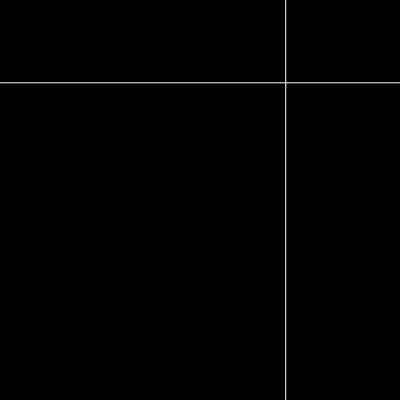
Frame 1 (no input)
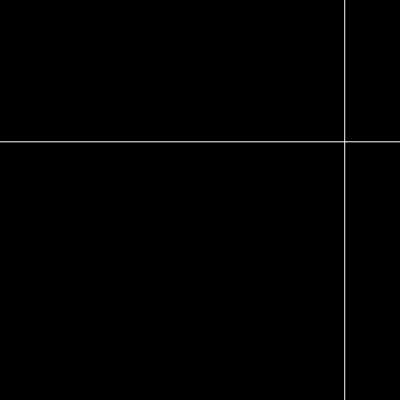
Frame 60 (no input)
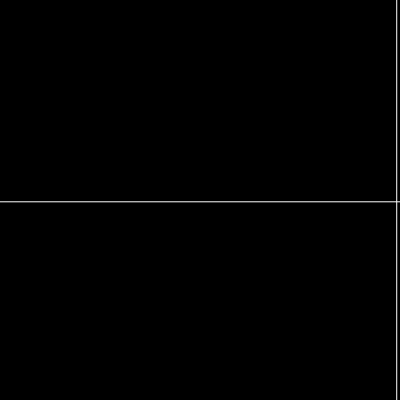
Frame 120 (the mouse pressed at the canvas centre since frame 60)

The p5.js sketch that drew these frames (run headless with seeded random() and noise() and a simulated clock; from frame 60 on, the mouse is pressed at the canvas centre):

// p5.js sketch
// ── sketch.js

// https://editor.p5js.org/p5name/sketches/yeNilEnD4
// ims black-n white-1 bounce copy
//
// white cross bounces around 
// switches to random location every my.changeTime seconds

let my = {};

function setup() {
  my.width = 400;
  my.height = 400;
  my.xpos = 0;
  my.ypos = 0;
  my.xspeed = 1;
  my.yspeed = 1;
  // my.xlen = 0;
  // my.ylen = 0;
  my.debug = 1;
  // my.fullScreenBtn = 0;
  my.startTime = 0;
  my.changeTime = 5.0;

  if (!my.debug) {
    my.width = windowWidth;
    my.height = windowHeight;
  }
  createCanvas(my.width, my.height);
  noStroke();

  my.fullScreenBtn = createButton("Full Screen");
  my.fullScreenBtn.mousePressed(full_screen_action);
  my.fullScreenBtn.style("font-size:42px");

  my.startTime = millis() / 1000.0;

  new_pos();

  // init_dim();
}

function draw() {
  background(0);
  // strokeWeight(0);
  // fill("black");
  // rect(0, 0, width, height);
  check_time();
  
  strokeWeight(1);
  stroke(255);

  line(0, my.ypos, width, my.ypos);

  line(my.xpos, 0, my.xpos, height);

  my.ypos += my.yspeed;
  if (my.ypos > height || my.ypos < 0) {
    my.yspeed *= -1;
  }
  my.xpos += my.xspeed;
  if (my.xpos > width || my.xpos < 0) {
    my.xspeed *= -1;
  }
}

function new_pos() {
  my.xpos = random(0, width);
  my.ypos = random(0, height);
}

function check_time() {
  let now = millis() / 1000;
  if (now - my.startTime > my.changeTime) {
    my.startTime = now;
    new_pos();
  }
}


// From
// https://editor.p5js.org/jht1493/sketches/5LgILr8RF

function full_screen_action() {
  my.fullScreenBtn.remove();
  fullscreen(1);
  let delay = 3000;
  setTimeout(ui_present_window, delay);
}

function ui_present_window() {
  resizeCanvas(windowWidth, windowHeight);
  // init_dim();
}

// https://editor.p5js.org/jht9629-nyu/sketches/8Iazn1D_P
// ims black-n white-1

// https://editor.p5js.org/jht9629-nyu/sketches/3VKJ-q8ar
// ims03-jht scrolling color bars

// https://editor.p5js.org/jht9629-nyu/sketches/Mpgun-Kti
// ims black-n white-1 bounce 
